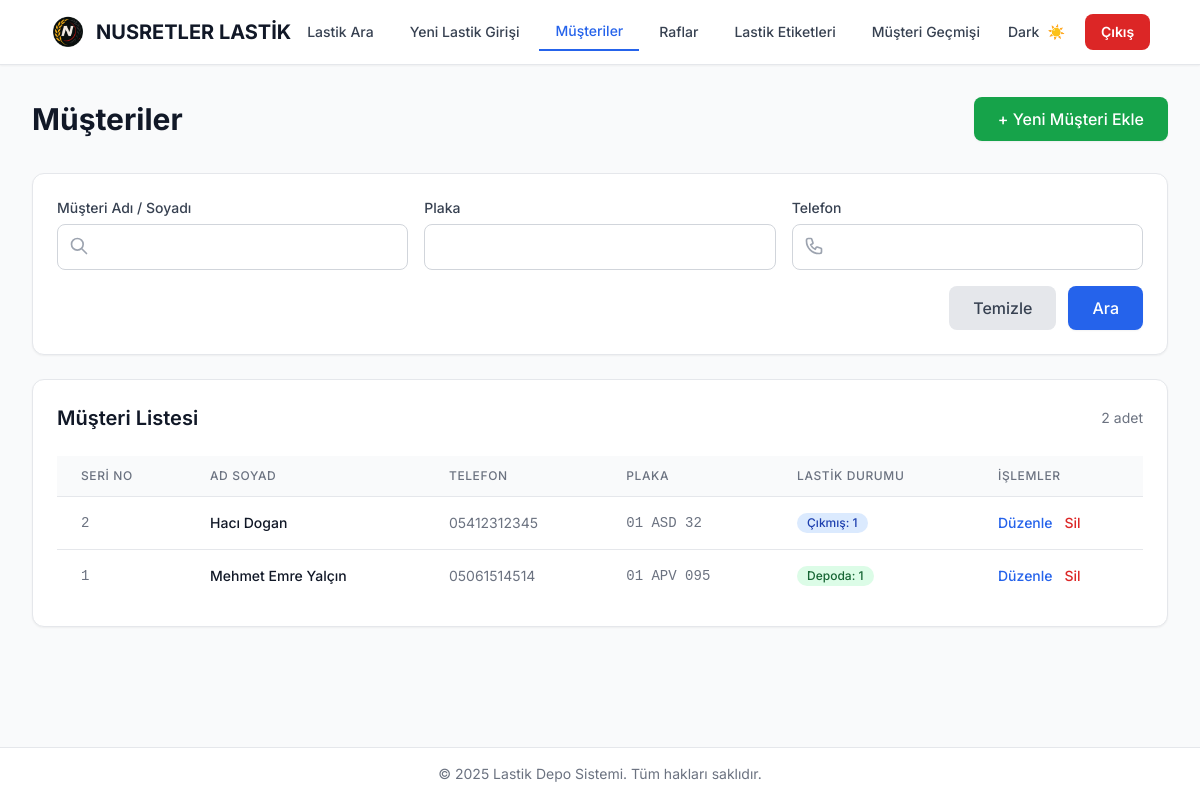
Screenshot of /musteriler with the database file from the repository.
### app/models/models.py (models this page shows)
class Customer(Base):
    __tablename__ = "customers"
    id = Column(Integer, primary_key=True, index=True)
    ad_soyad = Column(String, nullable=False)
    telefon = Column(String, nullable=False)
    plaka = Column(String, nullable=False)
    tires = relationship("Tire", back_populates="customer", cascade="all, delete-orphan")

### app/routes/web_routes.py (the view)
@router.get("/musteriler", response_class=HTMLResponse)
async def musteriler(
    request: Request,
    customer_name: Optional[str] = Query(None),
    plate: Optional[str] = Query(None),
    customer_phone: Optional[str] = Query(None),
    db: Session = Depends(get_db)
):
    query = db.query(Customer)
    if customer_name:
        normalized_search = normalize_turkish_text(customer_name.strip() if customer_name else "")
        all_customers = db.query(Customer).all()
        matching_customers = [
            c for c in all_customers
            if normalized_search in normalize_turkish_text(c.ad_soyad or "")
        ]
        if matching_customers:
            customer_ids = [c.id for c in matching_customers]
            query = query.filter(Customer.id.in_(customer_ids))
        else:
            query = query.filter(Customer.id == -1)  # No results
    if plate:
        query = query.filter(Customer.plaka.ilike(f"%{plate}%"))
    if customer_phone:
        query = query.filter(Customer.telefon.ilike(f"%{customer_phone}%"))
    customers = query.order_by(Customer.ad_soyad).all()
    from app.models.models import Tire
    from app.models.models import TireDurumEnum as ModelTireDurumEnum
    customer_list = []
    for c in customers:
        tires = []  # Initialize tires variable
        depoda_count = 0
        cikmis_count = 0
        try:
            tires = db.query(Tire).filter(Tire.musteri_id == c.id).order_by(Tire.giris_tarihi.desc()).all()
            latest_seri_no = None
            if tires:
                latest_tire = tires[0]  # Most recent tire (ordered by giris_tarihi desc)
                if hasattr(latest_tire, 'seri_no') and latest_tire.seri_no:
                    latest_seri_no = latest_tire.seri_no
            for t in tires:
                try:
                    durum_raw = getattr(t, 'durum', None)
                    if durum_raw is None:
                        depoda_count += 1  # Default to depoda
                    elif isinstance(durum_raw, ModelTireDurumEnum):
                        if durum_raw == ModelTireDurumEnum.DEPODA:
                            depoda_count += 1
                        elif durum_raw == ModelTireDurumEnum.CIKTI:
                            cikmis_count += 1
                    elif isinstance(durum_raw, str):
                        durum_str = durum_raw.strip().upper()
                        if durum_str == "DEPODA":
                            depoda_count += 1
                        elif durum_str == "CIKTI":
                            cikmis_count += 1
                        else:
                            depoda_count += 1  # Default
                    elif hasattr(durum_raw, 'value'):
                        durum_value = durum_raw.value
                        if isinstance(durum_value, str):
                            durum_str = durum_value.strip().upper()
                            if durum_str == "DEPODA":
                                depoda_count += 1
                            elif durum_str == "CIKTI":
                                cikmis_count += 1
                            else:
                                depoda_count += 1  # Default
                        else:
                            depoda_count += 1  # Default
                    else:
                        depoda_count += 1  # Default
                except Exception as e:
                    print(f"Error counting tire status for customer {c.id}: {e}")
                    depoda_count += 1  # Default to depoda
        except Exception as e:
            print(f"Error getting tires for customer {c.id}: {e}")
            depoda_count = 0
            cikmis_count = 0
            tires = []  # Ensure tires is set even on error
        customer_list.append({
            "id": c.id,
            "seri_no": latest_seri_no,  # Latest tire's serial number
            "ad_soyad": c.ad_soyad,
            "telefon": c.telefon,
            "plaka": c.plaka,
            "depoda_count": depoda_count,
            "cikmis_count": cikmis_count,
            "total_count": len(tires)
        })
    query_params = {
        "customer_name": customer_name or "",
        "plate": plate or "",
        "customer_phone": customer_phone or ""
    }
    template = templates.get_template("musteriler.html")
    return HTMLResponse(content=template.render(
        request=request,
        customers=customer_list,
        query_params=query_params,
        current_path="/musteriler"
    ))

### app/templates/musteriler.html (shortened to what this page needs)
{% extends "base.html" %}
{% block content %}
<div class="animate-fade-in">
    <div class="flex justify-between items-center mb-8">
        <h1 class="text-3xl font-bold text-gray-900">Müşteriler</h1>
        <button onclick="showAddForm()" class="bg-green-600 hover:bg-green-700 text-white font-medium px-6 py-2.5 rounded-lg transition-colors shadow-sm">
            + Yeni Müşteri Ekle
        </button>
    </div>
    <div class="bg-white rounded-xl shadow-sm border border-gray-200 p-6 mb-6">
        <form id="filterForm" method="GET" action="/musteriler" class="space-y-4">
            <div class="grid grid-cols-1 md:grid-cols-3 gap-4">
                <div class="relative">
                    <label for="customer_name" class="block text-sm font-medium text-gray-700 mb-1.5">Müşteri Adı / Soyadı</label>
                    <div class="relative">
                        <input type="text" id="customer_name" name="customer_name"
                               value="{{ query_params.customer_name }}"
                               class="w-full px-4 py-2.5 pl-10 border border-gray-300 rounded-lg focus:ring-2 focus:ring-blue-500 focus:border-blue-500 transition-all"
                               placeholder=>
                        <svg class="absolute left-3 top-3 w-5 h-5 text-gray-400" fill="none" stroke="currentColor" viewBox="0 0 24 24">
                            <path stroke-linecap="round" stroke-linejoin="round" stroke-width="2" d="M21 21l-6-6m2-5a7 7 0 11-14 0 7 7 0 0114 0z"></path>
                        </svg>
                    </div>
                </div>
                <div>
                    <label for="plate" class="block text-sm font-medium text-gray-700 mb-1.5">Plaka</label>
                    <input type="text" id="plate" name="plate"
                           value="{{ query_params.plate }}"
                           class="w-full px-4 py-2.5 border border-gray-300 rounded-lg focus:ring-2 focus:ring-blue-500 focus:border-blue-500 transition-all"
                           placeholder=>
                </div>
                <div class="relative">
                    <label for="customer_phone" class="block text-sm font-medium text-gray-700 mb-1.5">Telefon</label>
                    <div class="relative">
                        <input type="text" id="customer_phone" name="customer_phone"
                               value="{{ query_params.customer_phone }}"
                               class="w-full px-4 py-2.5 pl-10 border border-gray-300 rounded-lg focus:ring-2 focus:ring-blue-500 focus:border-blue-500 transition-all"
                               placeholder=>
                    </div>
                </div>
            </div>
            <div class="flex justify-end space-x-3">
                <button type="button" onclick="resetFilters()" class="bg-gray-200 hover:bg-gray-300 text-gray-700 font-medium px-6 py-2.5 rounded-lg transition-colors">
                    Temizle
                </button>
                <button type="submit" class="bg-blue-600 hover:bg-blue-700 text-white font-medium px-6 py-2.5 rounded-lg transition-colors shadow-sm">
                    Ara
                </button>
            </div>
        </form>
    </div>
    <div class="bg-white rounded-xl shadow-sm border border-gray-200 p-6">
        <div class="flex items-center justify-between mb-6">
            <h2 class="text-xl font-semibold text-gray-900">Müşteri Listesi</h2>
            <span class="text-sm text-gray-500">{{ customers|length }} adet</span>
        </div>
        {% if customers %}
        <div class="overflow-x-auto">
            <table class="min-w-full divide-y divide-gray-200">
                <thead class="bg-gray-50">
                    <tr>
                        <th class="px-6 py-3 text-left text-xs font-medium text-gray-500 uppercase tracking-wider">Seri No</th>
                        <th class="px-6 py-3 text-left text-xs font-medium text-gray-500 uppercase tracking-wider">Ad Soyad</th>
                        <th class="px-6 py-3 text-left text-xs font-medium text-gray-500 uppercase tracking-wider">Telefon</th>
                        <th class="px-6 py-3 text-left text-xs font-medium text-gray-500 uppercase tracking-wider">Plaka</th>
                        <th class="px-6 py-3 text-left text-xs font-medium text-gray-500 uppercase tracking-wider">Lastik Durumu</th>
                        <th class="px-6 py-3 text-left text-xs font-medium text-gray-500 uppercase tracking-wider">İşlemler</th>
                    </tr>
                </thead>
                <tbody class="bg-white divide-y divide-gray-200">
                    {% for customer in customers %}
                    <tr class="hover:bg-gray-50 transition-colors">
                        <td class="px-6 py-4 whitespace-nowrap text-sm text-gray-500 font-mono">{{ customer.seri_no if customer.seri_no else '-' }}</td>
                        <td class="px-6 py-4 whitespace-nowrap text-sm font-medium text-gray-900">{{ customer.ad_soyad }}</td>
                        <td class="px-6 py-4 whitespace-nowrap text-sm text-gray-500">{{ customer.telefon }}</td>
                        <td class="px-6 py-4 whitespace-nowrap text-sm text-gray-500 font-mono">{{ customer.plaka }}</td>
                        <td class="px-6 py-4 whitespace-nowrap text-sm">
                            <div class="flex items-center space-x-4">
                                {% if customer.depoda_count > 0 %}
                                <span class="inline-flex items-center px-2.5 py-0.5 rounded-full text-xs font-medium bg-green-100 text-green-800">
                                    Depoda: {{ customer.depoda_count }}
                                </span>
                                {% endif %}
                                {% if customer.cikmis_count > 0 %}
                                <span class="inline-flex items-center px-2.5 py-0.5 rounded-full text-xs font-medium bg-blue-100 text-blue-800">
                                    Çıkmış: {{ customer.cikmis_count }}
                                </span>
                                {% endif %}
                            </div>
                        </td>
                        <td class="px-6 py-4 whitespace-nowrap text-sm space-x-2">
                            <button onclick="editCustomer({{ customer.id }}, '{{ customer.ad_soyad }}', '{{ customer.telefon }}', '{{ customer.plaka }}')"
                                    class="text-blue-600 hover:text-blue-800 font-medium">
                                Düzenle
                            </button>
                            <button onclick="showDeleteConfirm({{ customer.id }}, '{{ customer.ad_soyad|replace("'", "\\'")|replace('"', '\\"') }}')"
                                    class="text-red-600 hover:text-red-800 font-medium">
                                Sil
                            </button>
                        </td>
                    </tr>
                    {% endfor %}
                </tbody>
            </table>
        </div>
        {% else %}
        <div class="text-center py-12">
            <p class="text-gray-500 text-sm">Henüz müşteri kaydı bulunmamaktadır.</p>
        </div>
        {% endif %}
    </div>
</div>
{% endblock %}

### app/static/style.css (style rules this page uses)
* { transition: all 0.2s ease; }
.animate-fade-in { animation: fadeIn 0.4s ease-out; }

### app/templates/base.html (style rules this page uses)
body { font-family: 'Inter', sans-serif; }

### rows the page displays
Customer: id "2", ad_soyad "Hacı Dogan", telefon "05412312345", plaka "01 ASD 32", cikmis_count "1"
Customer: id "1", ad_soyad "Mehmet Emre Yalçın", telefon "05061514514", plaka "01 APV 095", depoda_count "1"

### other values shown
{{ customers|length }} "2"
